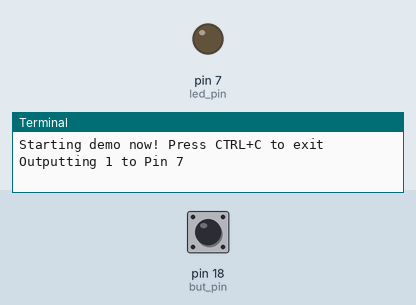
A program run on a simulated Raspberry Pi (header pin numbers). On the bench: output pins drawn as LEDs (lit = HIGH), the last lines printed to the terminal. The test bench sets the inputs (shaded band); at power-on: pin 18 (but_pin) HIGH.

Above: at 1.2 s.
1.3 s: pin 18 (but_pin) pulled LOW for 1.2 s
At 2.8 s:
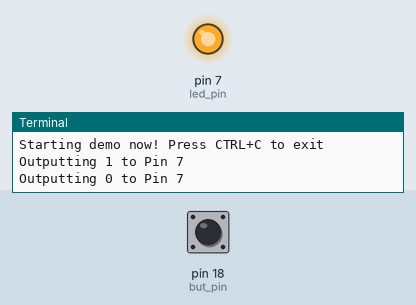
4.5 s: pin 18 (but_pin) pulled LOW for 3.2 s
At 8.6 s:
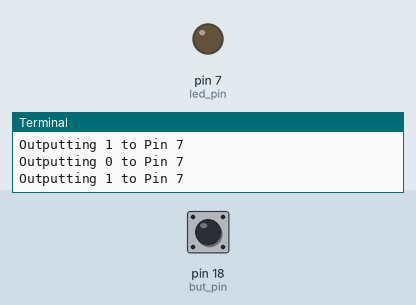
Timing chart, 0 to 10.1 s (numbered marks = the images above; inputs shaded):
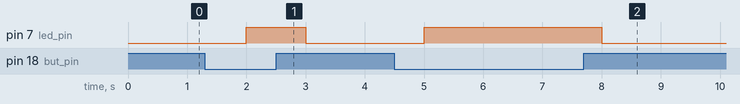

The program:

button_led.py
```python
#!/usr/bin/env python3

# Copyright (c) 2019, NVIDIA CORPORATION. All rights reserved.
# Copyright (c) 2021-2023, Texas Instruments Incorporated. All rights reserved.
# Permission is hereby granted, free of charge, to any person obtaining a
# copy of this software and associated documentation files (the "Software"),
# to deal in the Software without restriction, including without limitation
# the rights to use, copy, modify, merge, publish, distribute, sublicense,
# and/or sell copies of the Software, and to permit persons to whom the
# Software is furnished to do so, subject to the following conditions:
#
# The above copyright notice and this permission notice shall be included in
# all copies or substantial portions of the Software.
#
# THE SOFTWARE IS PROVIDED "AS IS", WITHOUT WARRANTY OF ANY KIND, EXPRESS OR
# IMPLIED, INCLUDING BUT NOT LIMITED TO THE WARRANTIES OF MERCHANTABILITY,
# FITNESS FOR A PARTICULAR PURPOSE AND NONINFRINGEMENT.  IN NO EVENT SHALL
# THE AUTHORS OR COPYRIGHT HOLDERS BE LIABLE FOR ANY CLAIM, DAMAGES OR OTHER
# LIABILITY, WHETHER IN AN ACTION OF CONTRACT, TORT OR OTHERWISE, ARISING
# FROM, OUT OF OR IN CONNECTION WITH THE SOFTWARE OR THE USE OR OTHER
# DEALINGS IN THE SOFTWARE.

import RPi.GPIO as GPIO
import time

# Pin Definitons:
led_pin = 7  # BOARD pin 12
but_pin = 18  # BOARD pin 18


def main():
    prev_value = None

    # Pin Setup:
    GPIO.setmode(GPIO.BOARD)  # BOARD pin-numbering scheme
    GPIO.setup(led_pin, GPIO.OUT)  # LED pin set as output
    GPIO.setup(but_pin, GPIO.IN)  # Button pin set as input

    # Initial state for LEDs:
    GPIO.output(led_pin, GPIO.LOW)
    print("Starting demo now! Press CTRL+C to exit")
    try:
        while True:
            curr_value = GPIO.input(but_pin)
            if curr_value != prev_value:
                GPIO.output(led_pin, not curr_value)
                prev_value = curr_value
                print("Outputting {} to Pin {}".format(curr_value, led_pin))
            time.sleep(1)
    finally:
        GPIO.cleanup()  # cleanup all GPIO


if __name__ == "__main__":
    main()
```

Measured:
- after the input at 1.3 s, pin 7 (led_pin): LOW → HIGH after 0.70 s, → LOW 1.0 s later
- after the input at 4.5 s, pin 7 (led_pin): LOW → HIGH after 0.50 s, → LOW 3.0 s later
